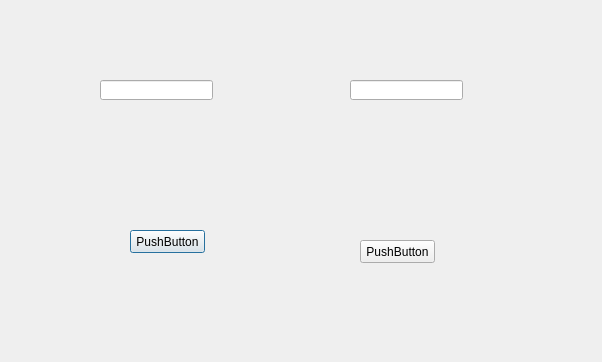
<?xml version="1.0" encoding="UTF-8"?>
<ui version="4.0">
 <class>Dialog</class>
 <widget class="QDialog" name="Dialog">
  <property name="geometry">
   <rect>
    <x>0</x>
    <y>0</y>
    <width>602</width>
    <height>362</height>
   </rect>
  </property>
  <property name="windowTitle">
   <string>Dialog</string>
  </property>
  <widget class="QLineEdit" name="lineEdit">
   <property name="geometry">
    <rect>
     <x>100</x>
     <y>80</y>
     <width>113</width>
     <height>20</height>
    </rect>
   </property>
  </widget>
  <widget class="QPushButton" name="pushButton">
   <property name="geometry">
    <rect>
     <x>130</x>
     <y>230</y>
     <width>75</width>
     <height>23</height>
    </rect>
   </property>
   <property name="text">
    <string>PushButton</string>
   </property>
  </widget>
  <widget class="QPushButton" name="pushButton_2">
   <property name="geometry">
    <rect>
     <x>360</x>
     <y>240</y>
     <width>75</width>
     <height>23</height>
    </rect>
   </property>
   <property name="text">
    <string>PushButton</string>
   </property>
  </widget>
  <widget class="QLineEdit" name="lineEdit_2">
   <property name="geometry">
    <rect>
     <x>350</x>
     <y>80</y>
     <width>113</width>
     <height>20</height>
    </rect>
   </property>
  </widget>
 </widget>
 <resources/>
 <connections>
  <connection>
   <sender>pushButton</sender>
   <signal>pressed()</signal>
   <receiver>lineEdit</receiver>
   <slot>selectAll()</slot>
   <hints>
    <hint type="sourcelabel">
     <x>181</x>
     <y>241</y>
    </hint>
    <hint type="destinationlabel">
     <x>169</x>
     <y>93</y>
    </hint>
   </hints>
  </connection>
  <connection>
   <sender>pushButton_2</sender>
   <signal>clicked()</signal>
   <receiver>lineEdit_2</receiver>
   <slot>paste()</slot>
   <hints>
    <hint type="sourcelabel">
     <x>402</x>
     <y>254</y>
    </hint>
    <hint type="destinationlabel">
     <x>404</x>
     <y>99</y>
    </hint>
   </hints>
  </connection>
  <connection>
   <sender>pushButton</sender>
   <signal>released()</signal>
   <receiver>lineEdit</receiver>
   <slot>copy()</slot>
   <hints>
    <hint type="sourcelabel">
     <x>200</x>
     <y>249</y>
    </hint>
    <hint type="destinationlabel">
     <x>199</x>
     <y>92</y>
    </hint>
   </hints>
  </connection>
 </connections>
</ui>
